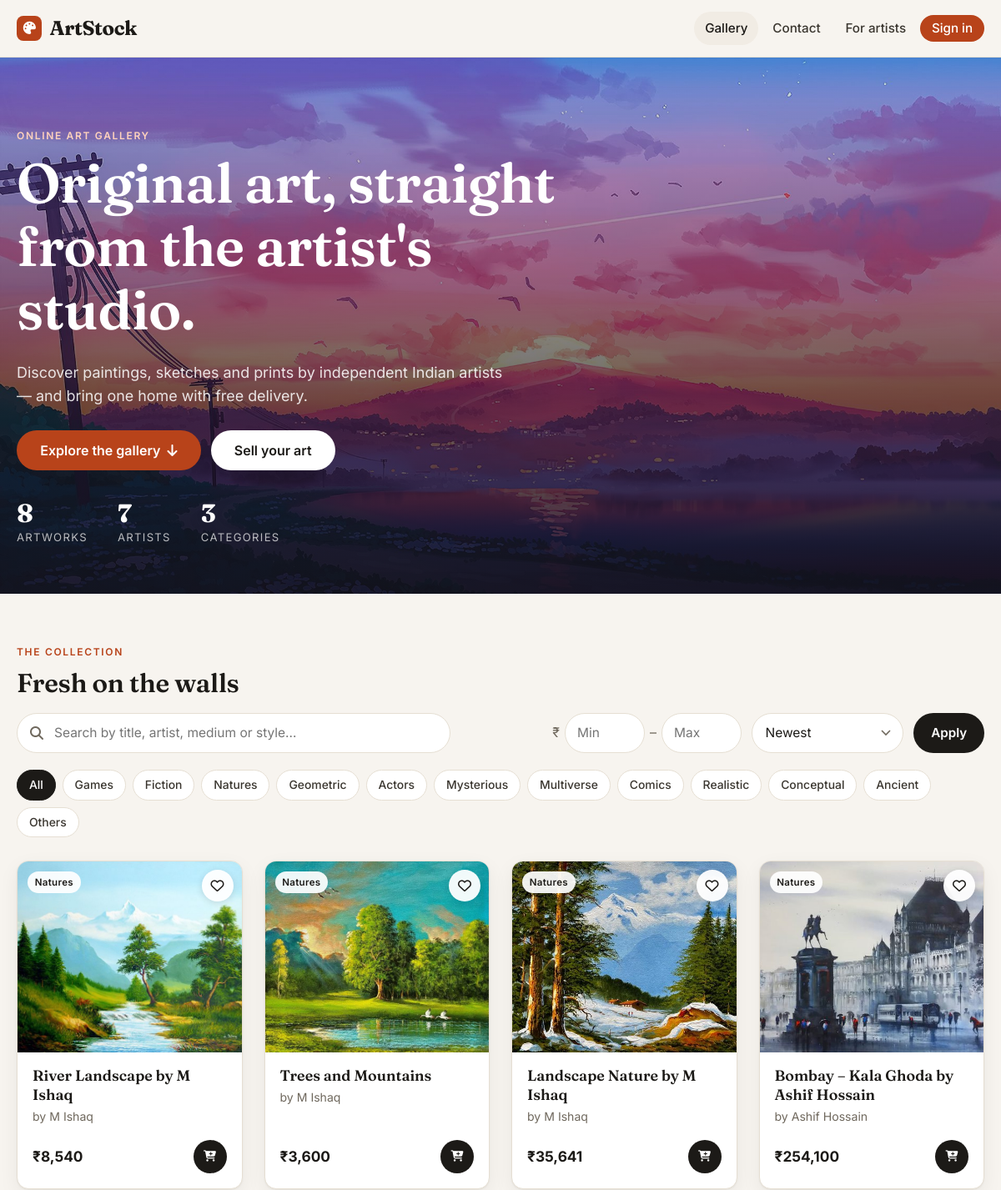
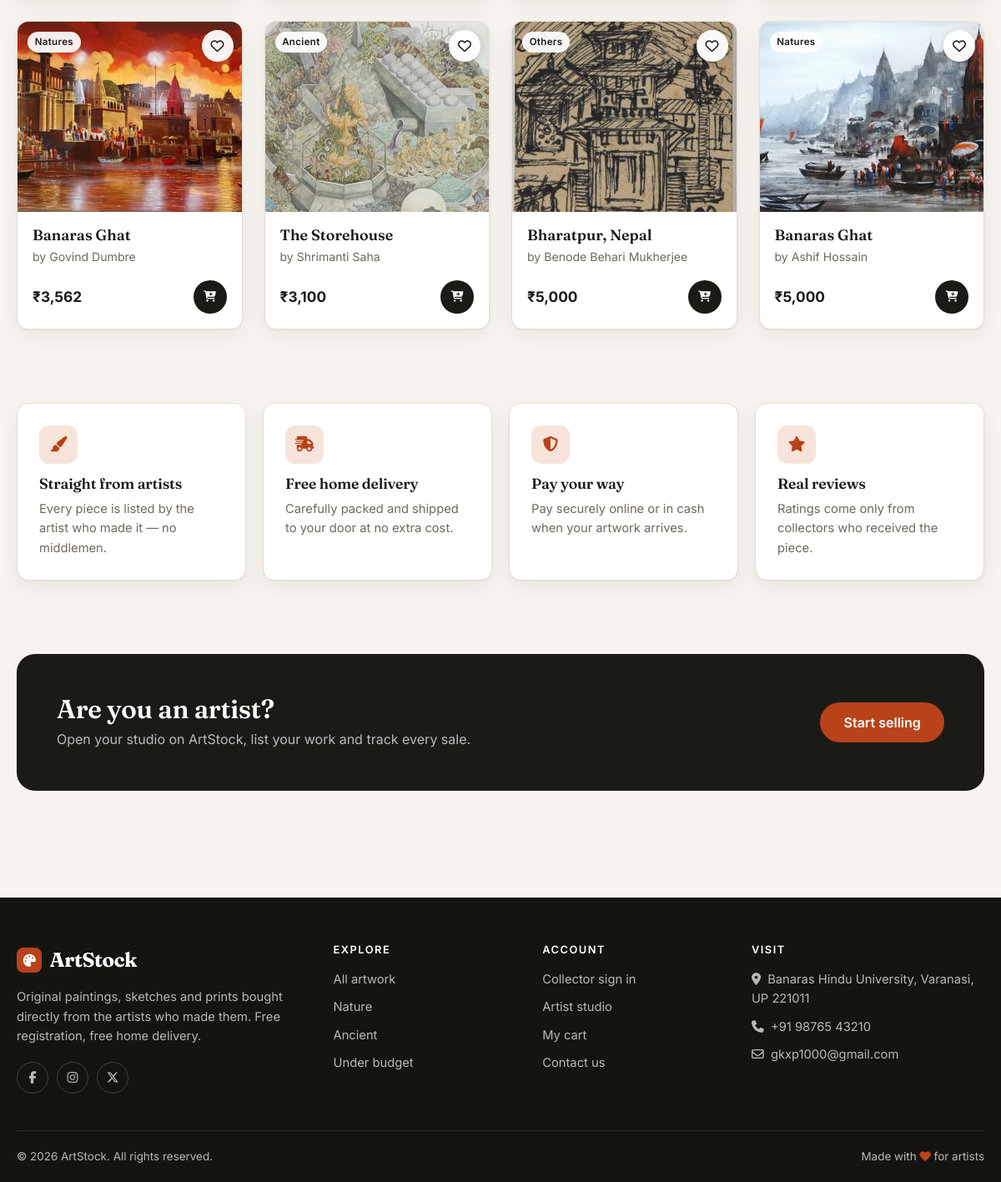
The page / on the database its author committed (2 pictures, top to bottom).
### stock/models.py (models this page shows, shortened)
class Art(models.Model):
	Artist_id = models.ForeignKey(Artist, on_delete=models.CASCADE)
	Art_id = models.AutoField(primary_key=True)
	quantity = models.IntegerField(blank=False)
	name = models.CharField(max_length=50, blank=False)
	descrip = models.TextField(blank=False)
	price = models.PositiveIntegerField()
	image = models.ImageField(null=False, blank=False)
	thumbnail = models.ImageField(upload_to='thumbs/', blank=True, editable=False)
	size = models.CharField(max_length=60, blank=True, help_text='e.g. 30 x 40 inches')
	medium = models.CharField(max_length=80, blank=True, help_text='e.g. Acrylic on canvas')
	year = models.PositiveIntegerField(null=True, blank=True,
	                                   validators=[MinValueValidator(1000), MaxValueValidator(2100)])
	created_at = models.DateTimeField(auto_now_add=True, null=True)
	CATEGORY_GAMES		=	"Games"
	CATEGORY_FICTION	=	"Fiction"
	CATEGORY_NATURE		=	"Natures"
	CATEGORY_GEOMETRIC	=	"Geometric"
	CATEGORY_MYSTERIOUS	=	"Mysterious"
	CATEGORY_ACTORS		=	"Actors"
	CATEGORY_MULTIVERSE	=	"Multiverse"
	CATEGORY_COMICS		= 	"Comics"
	CATEGORY_REALISTIC	=	"Realistic"
	CATEGORY_CONCEPTUAL	=	"Conceptual"
	CATEGORY_ANCIENT	=	"Ancient"
	CATEGORY_OTHER		=	"Others"
	CATEGORY_STATE_CHOICES = (
		(CATEGORY_GAMES, CATEGORY_GAMES),
		(CATEGORY_FICTION, CATEGORY_FICTION),
		(CATEGORY_NATURE, CATEGORY_NATURE),
		(CATEGORY_GEOMETRIC, CATEGORY_GEOMETRIC),
		(CATEGORY_ACTORS, CATEGORY_ACTORS),
		(CATEGORY_MYSTERIOUS, CATEGORY_MYSTERIOUS),
		(CATEGORY_MULTIVERSE, CATEGORY_MULTIVERSE),
		(CATEGORY_COMICS, CATEGORY_COMICS),
		(CATEGORY_REALISTIC, CATEGORY_REALISTIC),
		(CATEGORY_CONCEPTUAL, CATEGORY_CONCEPTUAL),
		(CATEGORY_ANCIENT, CATEGORY_ANCIENT),
		(CATEGORY_OTHER, CATEGORY_OTHER),
	)
	category = models.CharField(max_length=20, choices=CATEGORY_STATE_CHOICES, default=CATEGORY_OTHER)
	class Meta:
		ordering = ['-Art_id']
	@property
	def in_stock(self):
		return self.quantity > 0
	@property
	def thumb_url(self):
		if self.thumbnail:
			return self.thumbnail.url
		return self.image.url

class Artist(models.Model):
	user = models.OneToOneField(settings.AUTH_USER_MODEL, on_delete=models.CASCADE)
	name = models.CharField(max_length=50, blank=False)
	email = models.EmailField(max_length=254, blank=False)
	phone = models.CharField(max_length=15)
	address = models.TextField()
	date = models.DateField(default=datetime.date.today)
	bio = models.TextField(blank=True, help_text='A few lines about you and your practice.')
	photo = models.ImageField(upload_to='artists/', blank=True)

### stock/views.py (the view)
# urls.py: path('', views.index_view, name="index"),
def index_view(request):
    query = request.GET.get('search', '').strip()
    category = request.GET.get('category', '').strip()
    sort = request.GET.get('sort', 'newest')
    min_price = _int_or_none(request.GET.get('min_price'))
    max_price = _int_or_none(request.GET.get('max_price'))
    arts = _with_ratings(Art.objects.select_related('Artist_id'))
    if query:
        arts = arts.filter(
            Q(name__icontains=query) | Q(category__icontains=query) | Q(medium__icontains=query)
            | Q(descrip__icontains=query) | Q(Artist_id__name__icontains=query)
        )
    if category:
        arts = arts.filter(category=category)
    if min_price is not None:
        arts = arts.filter(price__gte=min_price)
    if max_price is not None:
        arts = arts.filter(price__lte=max_price)
    order = SORT_OPTIONS.get(sort, '-Art_id')
    arts = arts.order_by(F('avg_rating').desc(nulls_last=True), '-Art_id') if sort == 'rating' else arts.order_by(order)
    page = Paginator(arts, PAGE_SIZE).get_page(request.GET.get('page'))
    stats = cache.get('gallery_stats')
    if stats is None:
        stats = {
            'artworks': Art.objects.count(),
            'artists': Artist.objects.count(),
            'categories': Art.objects.values('category').distinct().count(),
        }
        cache.set('gallery_stats', stats, 300)
    params = request.GET.copy()
    params.pop('page', None)
    filtered = bool(query or category or min_price is not None or max_price is not None)
    context = {
        'arts': page,
        'page': page,
        'page_query': params.urlencode(),
        'query': query,
        'category': category,
        'sort': sort,
        'min_price': min_price,
        'max_price': max_price,
        'categories': [c for c, _ in Art.CATEGORY_STATE_CHOICES],
        'stats': stats,
        'show_hero': not filtered and page.number == 1,
        'filtered': filtered,
        'wishlist_ids': _wishlist_ids(request),
    }
    return render(request, 'base.html', context)

### stock/context_processors.py (called while the page is built)
def cart_count(request):
	user = getattr(request, 'user', None)
	if not user or not user.is_authenticated or not user.is_customer:
		return {'cart_count': 0}
	customer = getattr(user, 'customer', None)
	if customer is None:
		return {'cart_count': 0}
	return {'cart_count': Order.objects.filter(orderedBy=customer, status=Order.ORDER_STATE_WAITING).count()}

### stock/views.py (called while the page is built)
def _int_or_none(value):
    try:
        return int(value) if value not in (None, '') else None
    except (TypeError, ValueError):
        return None

def _with_ratings(qs):
    return qs.annotate(avg_rating=Avg('reviews__rating'), review_count=Count('reviews', distinct=True))

def _wishlist_ids(request):
    user = request.user
    if user.is_authenticated and user.is_customer and hasattr(user, 'customer'):
        return set(Wishlist.objects.filter(customer=user.customer).values_list('art_id', flat=True))
    return set()

### stock/template/base.html (shortened to what this page needs)
{% extends 'built.html' %}
{% load static %}
{% block content %}
{% if show_hero %}
<section class="hero" style="background-image:url('{% static '7.jpg' %}')">
  <div class="container">
    <div class="hero-content">
      <span class="eyebrow">Online art gallery</span>
      <h1>Original art, straight from the artist's studio.</h1>
      <p>Discover paintings, sketches and prints by independent Indian artists — and bring one home with free delivery.</p>
      <div class="hero-actions">
        <a href="#gallery" class="btn btn-primary btn-lg">Explore the gallery <i class="fa-solid fa-arrow-down"></i></a>
        {% if not user.is_authenticated %}<a href="{% url 'sign_up_artist' %}" class="btn btn-light btn-lg">Sell your art</a>{% endif %}
      </div>
      <div class="hero-stats">
        <div><strong>{{ stats.artworks }}</strong><span>Artworks</span></div>
        <div><strong>{{ stats.artists }}</strong><span>Artists</span></div>
        <div><strong>{{ stats.categories }}</strong><span>Categories</span></div>
      </div>
    </div>
  </div>
</section>
{% endif %}
<section class="section" id="gallery">
  <div class="container">
    {% if filtered %}
      <h1 style="margin-top:8px">{% if query %}Results for “{{ query }}”{% elif category %}{{ category }}{% else %}Filtered artwork{% endif %}</h1>
    {% else %}
      <span class="eyebrow">The collection</span>
      <h2>Fresh on the walls</h2>
    {% endif %}
    <form method="get" action="{% url 'index' %}#gallery" class="toolbar" style="margin-top:18px">
      <label class="search">
        <i class="fa-solid fa-magnifying-glass"></i>
        <input class="input" type="search" name="search" value="{{ query }}" placeholder="Search by title, artist, medium or style…">
      </label>
      <div class="row">
        <div class="price-range" role="group" aria-label="Price range">
          <span class="muted">₹</span>
          <input class="input" type="number" min="0" name="min_price" value="{{ min_price|default_if_none:'' }}" placeholder="Min" aria-label="Minimum price">
          <span class="muted">–</span>
          <input class="input" type="number" min="0" name="max_price" value="{{ max_price|default_if_none:'' }}" placeholder="Max" aria-label="Maximum price">
        </div>
        <select id="sort" name="sort" class="input select" style="width:auto;border-radius:999px;height:48px" onchange="this.form.submit()">
          <option value="newest" {% if sort == 'newest' %}selected{% endif %}>Newest</option>
        </select>
        <button class="btn btn-dark" style="height:48px">Apply</button>
      </div>
    </form>
    <nav class="chips" aria-label="Categories">
      <a href="{% url 'index' %}{% if query %}?search={{ query|urlencode }}{% endif %}#gallery" class="chip {% if not category %}active{% endif %}">All</a>
      {% for c in categories %}
      <a href="?category={{ c|urlencode }}#gallery" class="chip ">{{ c }}</a>
      {% endfor %}
    </nav>
    {% if arts %}
    <div class="grid">
      {% for art in arts %}{% include 'partials/art_card.html' %}{% endfor %}
    </div>
    {% endif %}
  </div>
</section>
{% if show_hero %}
<section class="section-sm">
  <div class="container">
    <div class="features">
      <div class="card feature"><i class="fa-solid fa-paintbrush"></i><h3>Straight from artists</h3><p>Every piece is listed by the artist who made it — no middlemen.</p></div>
      <div class="card feature"><i class="fa-solid fa-truck-fast"></i><h3>Free home delivery</h3><p>Carefully packed and shipped to your door at no extra cost.</p></div>
      <div class="card feature"><i class="fa-solid fa-shield-halved"></i><h3>Pay your way</h3><p>Pay securely online or in cash when your artwork arrives.</p></div>
      <div class="card feature"><i class="fa-solid fa-star"></i><h3>Real reviews</h3><p>Ratings come only from collectors who received the piece.</p></div>
    </div>
  </div>
</section>
{% if not user.is_authenticated %}
<section class="section">
  <div class="container">
    <div class="cta">
      <div>
        <h2>Are you an artist?</h2>
        <p>Open your studio on ArtStock, list your work and track every sale.</p>
      </div>
      <a href="{% url 'sign_up_artist' %}" class="btn btn-primary btn-lg">Start selling</a>
    </div>
  </div>
</section>
{% endif %}
{% endif %}
{% endblock content %}

### stock/template/partials/art_card.html (shortened to what this page needs)
{% load humanize %}
<article class="card art-card">
  <a href="{% url 'Art' art.Art_id %}" class="art-thumb">
    <img src="{{ art.thumb_url }}" alt="{{ art.name }}" loading="lazy">
    <span class="art-tag">{{ art.category }}</span>
  </a>
  {% if not user.is_artist %}
  <form method="post" action="{% url 'toggle_wishlist' art.Art_id %}" class="wish-form">
    <button class="wish-btn{% if art.pk in wishlist_ids %} on{% endif %}" aria-pressed="{% if art.pk in wishlist_ids %}true{% else %}false{% endif %}"
            title="{% if art.pk in wishlist_ids %}Remove from wishlist{% else %}Save to wishlist{% endif %}" aria-label="Save {{ art.name }} to wishlist">
      <i class="fa-{% if art.pk in wishlist_ids %}solid{% else %}regular{% endif %} fa-heart"></i>
    </button>
  </form>
  {% endif %}
  <div class="art-body">
    <a href="{% url 'Art' art.Art_id %}" class="art-title">{{ art.name }}</a>
    <a href="{% url 'artist_public' art.Artist_id.pk %}" class="art-artist">by {{ art.Artist_id.name }}</a>
    <div class="art-foot">
      <span class="price">₹{{ art.price|intcomma }}</span>
      {% if art.in_stock and not user.is_artist %}
      <form method="post" action="{% url 'Add_to_Cart' art.Art_id %}">
        <button class="icon-btn" title="Add to cart" aria-label="Add {{ art.name }} to cart"><i class="fa-solid fa-cart-plus"></i></button>
      </form>
      {% endif %}
    </div>
  </div>
</article>

### rows shown on the page
Art: thumb_url (picture), category "Natures", name "River Landscape by M Ishaq", Artist_id.name "M Ishaq", price "8,540"
Art: thumb_url (picture), category "Natures", name "Trees and Mountains", Artist_id.name "M Ishaq", price "3,600"
Art: thumb_url (picture), category "Natures", name "Landscape Nature by M Ishaq", Artist_id.name "M Ishaq", price "35,641"
Art: thumb_url (picture), category "Natures", name "Bombay – Kala Ghoda by Ashif Hossain", Artist_id.name "Ashif Hossain", price "254,100"
Art: thumb_url (picture), category "Natures", name "Banaras Ghat", Artist_id.name "Govind Dumbre", price "3,562"
Art: thumb_url (picture), category "Ancient", name "The Storehouse", Artist_id.name "Shrimanti Saha", price "3,100"
Art: thumb_url (picture), category "Others", name "Bharatpur, Nepal", Artist_id.name "Benode Behari Mukherjee", price "5,000"
Art: thumb_url (picture), category "Natures", name "Banaras Ghat", Artist_id.name "Ashif Hossain", price "5,000"

### other values the page prints
{{ stats.artworks }} "8"
{{ stats.artists }} "7"
{{ stats.categories }} "3"
{{ c }} "Games" "Fiction" "Natures" "Geometric" "Actors" "Mysterious" "Multiverse" "Comics" "Realistic" "Conceptual" "Ancient" "Others"
